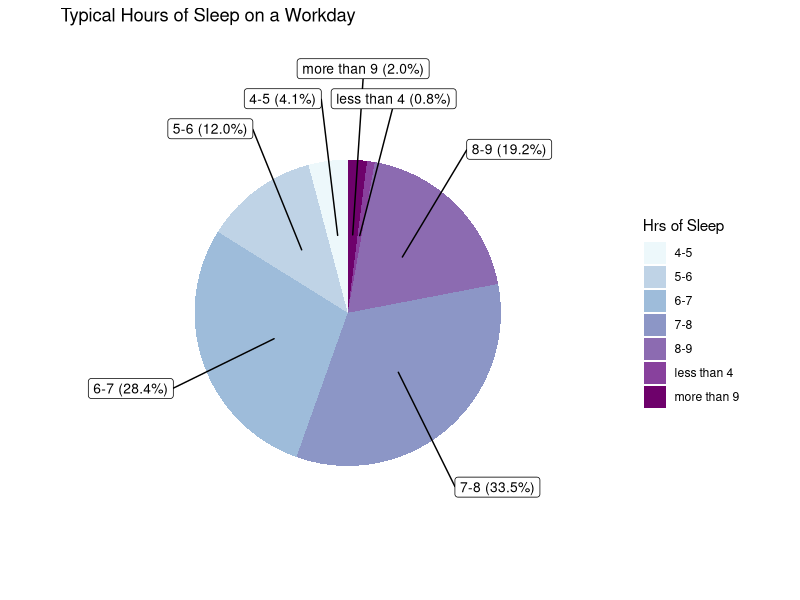

R code for this plot:
performance <- read.csv("data/workplace_sleep.csv",
  header = TRUE,
  stringsAsFactors = FALSE
)
pain <- read.csv("data/sleep_and_pain.csv",
  header = TRUE,
  stringsAsFactors = FALSE
)

library("dplyr")
library("ggplot2")
library(scales)
library(ggrepel)

# Gets the graphing function and calls it based on the given input
# ______________________________________________________________________
get_graph <- function(input) {
  # input options
  options <- c(
    "income", "caffine", "quality", "driving",
    "education", "stress", "motivation", "physical",
    "mental", "sex"
  )
  # gets index of input option given
  index <- match(input, options)
  # array of grapher functions in order with the options array
  graphs <- c(
    graph_income, graph_caffine, graph_quality,
    graph_driving, graph_education, graph_stress,
    graph_motivation, graph_physical, graph_mental,
    graph_sex
  )
  # calls grapher function and renders the graph
  graphs[[index]]()
}

# Translates columns of #s into corresponding strings from the multiple
# choice questions for example, 1 -> "Very happy"
# ______________________________________________________________________
translate <- function(col, level_col) {
  for (i in seq(1, length(col))) {
    col[i] <- level_col[as.numeric(col[i])]
  }
  return(col)
}

# Function that filters the performance data for graphs
# ______________________________________________________________________
filter_data1 <- function(col, value) {
  df <- performance %>%
    filter(q7h <= 9, q7h >= 5, performance[, col] <= value) %>%
    select(q7h, col)

  df$hrs <- sapply(df$q7h, toString)
  df$fill <- sapply(df[, col], toString)

  return(df)
}
# Function that filters the pain data for graphs
# ______________________________________________________________________
filter_data2 <- function(col, value) {
  df <- pain %>%
    filter(
      Q6_HoursB <= 9, Q6_HoursB >= 5, pain[, col] <= value,
      pain[, col] >= 1
    ) %>%
    select(Q6_HoursB, col)

  df$hrs <- sapply(df$Q6_HoursB, toString)
  df$fill <- sapply(df[, col], toString)

  return(df)
}

# Function that graphs two categorical variables based on given information
# ______________________________________________________________________
graph_two_categoricals <- function(x, fill, fill_level,
                                   title, fill_label, color, order) {
  fill <- translate(fill, fill_level)
  x_level <- c(
    "1", "2", "3", "4", "5", "6", "7",
    "8", "9", "10", "11"
  )

  df <- data.frame(x, fill)

  ggplot(df, aes(
    factor(x, level = x_level),
    ..count..
  )) +
    geom_bar(aes(
      fill = factor(fill,
        level = order
      )
    ), position = "fill") +
    labs(
      title = title,
      x = "Hours of Sleep",
      y = "Percent of People"
    ) +
    guides(fill = guide_legend(title = fill_label)) +
    scale_fill_brewer(palette = color, direction = -1)
}

# Graph of education levels vs hours of sleep
# ______________________________________________________________________
graph_education <- function() {
  # filter the data
  education <- filter_data1("d6", 7)

  # specify each corresponding option with the multiple
  # choice number given
  level <- c(
    "8th grade or less", "Some high school",
    "Graduated high school", "Vocational/Tech school",
    "Some college", "Graduated college", "Advanced degree"
  )

  # specify order of data when displaying
  order <- c(
    "Advanced degree", "Graduated college",
    "Some college", "Vocational/Tech school",
    "Graduated high school", "Some high school", "8th grade or less"
  )

  # graph the two variables
  graph_two_categoricals(
    education$hrs,
    education$fill,
    level,
    "Typical Workday Hours of Sleep vs Highest Education",
    "Highest Education",
    "GnBu",
    order
  )
}

# Graph of caffeine intake vs hours of sleep
# ______________________________________________________________________
graph_caffine <- function() {
  caffine <- filter_data1("q29", 5)

  caffine$fill <- sapply(as.numeric(caffine$q29) + 1, toString)

  level <- c(
    "0", "1", "2", "3", "4", "5"
  )

  order <- c("5", "4", "3", "2", "1", "0")

  graph_two_categoricals(
    caffine$hrs,
    caffine$fill,
    level,
    "Typical Workday Hours of Sleep vs Caffeinated Beverages",
    "Typical Caffeinated Beverages
Consumed Daily",
    "YlOrBr",
    order
  )
}

# Hours of sleep vs income
# ______________________________________________________________________
graph_income <- function() {
  income <- filter_data1("d8", 7)

  level <- c(
    "Under $15,000", "$15,000 - $25,000",
    "$25,001 - $35,000", "$35,001 - $50,000",
    "$50,001 - $75,000", "$75,001 - $100,000",
    "More than $100,000"
  )
  order <- c(
    "More than $100,000", "$75,001 - $100,000",
    "$50,001 - $75,000", "$35,001 - $50,000",
    "$25,001 - $35,000", "$15,000 - $25,000",
    "Under $15,000"
  )
  graph_two_categoricals(
    income$hrs,
    income$fill,
    level,
    "Typical Workday Hours of Sleep vs Income",
    "Income Range",
    "YlGn",
    order
  )
}

# graph of employment status vs average hrs of sleep
# ______________________________________________________________________
graph_quality <- function() {
  quality <- filter_data2("Q1_B", 5)

  level <- c("Excellent", "Very Good ", "Good", "Fair", "Poor")

  graph_two_categoricals(
    quality$hrs, quality$fill,
    level,
    "Typical Workday Hours of Sleep vs Quality of Life",
    "Quality of Life",
    "RdPu",
    level
  )
}

# graph of falling asleep while driving
# ______________________________________________________________________
graph_driving <- function() {
  # filter data
  driving <- performance %>%
    select(q35) %>%
    filter(q35 <= 2)

  level <- c("Yes", "No")
  driving$q35 <- translate(driving$q35, level)
  # add labels and percentages columns
  driving <- driving %>%
    group_by(q35) %>%
    count() %>%
    ungroup() %>%
    mutate(per = `n` / sum(`n`)) %>%
    mutate(
      label = paste0(
        q35, " (",
        scales::percent(per), ")"
      )
    )
  # make stacked bar graph
  ggplot(driving, aes(x = "", y = per, fill = q35), position = "fill") +
    geom_col() +
    labs(
      title = "Proportion of People Dozing off while driving even
for a brief moment",
      x = "", y = "Percent of People"
    ) +
    guides(fill = guide_legend(title = "Have You Dozed off Driving?
Even for a Brief Moment?")) +
    geom_text(aes(label = label), vjust = 6)
}


# Hours of sleep frequency Pie chart
# ______________________________________________________________________

# function that sums specified columns
take_sum <- function(col) {
  sum(hours_of_sleep_freq[col, "freq"])
}

# filter the data
hours_of_sleep_freq <- performance %>%
  select(q7h) %>%
  filter(q7h <= 11) %>%
  group_by(q7h) %>%
  summarize(
    freq = length(q7h)
  )

# put it into intervals
intervaled_freq <- c(
  take_sum(c(9, 10, 11)), take_sum(c(1, 2, 3)), take_sum(8),
  take_sum(7), take_sum(6), take_sum(5), take_sum(4)
)

# levels (survey answers)
ranges <- c(
  "more than 9", "less than 4", "8-9", "7-8", "6-7",
  "5-6", "4-5"
)

# array for specifying what index to start on in
# for loop
counts <- c(
  0, intervaled_freq[1], sum(intervaled_freq[1:2]),
  sum(intervaled_freq[1:3]), sum(intervaled_freq[1:4]),
  sum(intervaled_freq[1:5]), sum(intervaled_freq[1:6])
)

# array to fill
sleep_ranges_initial <- c(1:sum(intervaled_freq))

# translates the numbers that represent the multiple
# choice answer into the text answer
for (i in seq(1, length(intervaled_freq))) {
  for (j in seq(1, intervaled_freq[i])) {
    sleep_ranges_initial[j + counts[i]] <- ranges[i]
  }
}

sleep_ranges <- data.frame(ranges = sleep_ranges_initial)

# add label and freq columns
sleep_ranges <- sleep_ranges %>%
  group_by(ranges) %>%
  count() %>%
  ungroup() %>%
  mutate(per = `n` / sum(`n`)) %>%
  arrange(desc(ranges)) %>%
  mutate(
    label = paste0(
      ranges, " (",
      scales::percent(per), ")"
    )
  )

# create a pie chart
sleep_freq_pie <- ggplot(data = sleep_ranges) +
  geom_bar(aes(x = "", y = per, fill = ranges),
    stat = "identity", width = 1
  ) +
  coord_polar("y", start = 0) +
  theme_void() +
  geom_label_repel(aes(
    x = 1,
    y = cumsum(per) - per / 2,
    label = label
  ),
  size = 3.5,
  show.legend = F,
  nudge_x = 1
  ) +
  guides(fill = guide_legend(title = "Hrs of Sleep")) +
  labs(title = "Typical Hours of Sleep on a Workday") +
  scale_fill_brewer(palette = "BuPu")

# make graph of hrs of sleep vs stress levels
# ______________________________________________________________________
graph_stress <- function() {
  stress <- filter_data2("Q13_b", 5)

  level <- c("None", "Mild", "Moderate", "Severe", "Very Severe")
  order <- c("Very Severe", "Severe", "Moderate", "Mild", "None")

  graph_two_categoricals(
    stress$hrs, stress$fill,
    level,
    "Typical Workday Hours of Sleep vs Stress",
    "Typical Stress Level",
    "OrRd",
    order
  )
}

# make graph for hrs of sleep vs motivation for sleep
# ______________________________________________________________________
graph_motivation <- function() {
  motivation <- filter_data2("Q16", 5)

  level <- c(
    "Extremely motivated", "Very motivated",
    "Somewhat motivated", "Not that motivated",
    "Not motivated at all"
  )

  graph_two_categoricals(
    motivation$hrs, motivation$fill,
    level,
    "Typical Workday Hours of Sleep vs Motivation for Sleep",
    "Typical Motivation to get Sleep",
    "BuPu",
    level
  )
}

# make graph for hrs of sleep vs physical health
# ______________________________________________________________________
graph_physical <- function() {
  physical <- filter_data2("Q1_C", 5)

  level <- c("Excellent", "Very Good ", "Good", "Fair", "Poor")

  graph_two_categoricals(
    physical$hrs, physical$fill,
    level,
    "Typical Workday Hours of Sleep vs Physical Health",
    "Physical Health",
    "RdPu",
    level
  )
}

# make graph for hrs of sleep vs mental heatlh
# ______________________________________________________________________
graph_mental <- function() {
  mental <- filter_data2("Q1_D", 5)

  level <- c("Excellent", "Very Good ", "Good", "Fair", "Poor")

  graph_two_categoricals(
    mental$hrs, mental$fill,
    level,
    "Typical Workday Hours of Sleep vs Mental Health",
    "Mental Health",
    "Greens",
    level
  )
}

# make graph for percentages of people who say lack of sleep
# effects their sex life
# ______________________________________________________________________
graph_sex <- function() {
  sex <- filter_data1("q47", 2) %>%
    select(fill)

  level <- c("Yes", "No")
  sex$fill <- translate(sex$fill, level)

  sex <- sex %>%
    group_by(fill) %>%
    count() %>%
    ungroup() %>%
    mutate(per = `n` / sum(`n`)) %>%
    mutate(
      label = paste0(
        fill, " (",
        scales::percent(per), ")"
      )
    )

  ggplot(sex, aes(x = "", y = per, fill = fill), position = "fill") +
    geom_col() +
    labs(
      title = "Proportion of People in Which Lack of Sleep
Effects their Sexual Relationship",
      x = "", y = "Percent of People"
    ) +
    guides(fill = guide_legend(title = "Has your sexual relationship been
affected by lack of sleep?")) +
    geom_text(aes(label = label), vjust = 4)
}


# Interesting stats
# ______________________________________________________________________

# chance of making more than 75,000 on 5 and 7
# hours of sleep on workdays

# get columns for income and hrs of sleep from data
hrs_income <- performance %>%
  select(d8, q7h)
# calculate the number of people that make over 75k
high_pay <- hrs_income %>%
  filter(d8 >= 6) %>%
  summarize(
    total = length(d8)
  ) %>%
  pull(total)
# calculate the chance of making over 75k with 7hrs of sleep
chance_7 <- hrs_income %>% # 35% chance
  filter(d8 >= 6, q7h == 7) %>%
  summarize(
    chance = length(d8) / high_pay
  )
# calculate the chance of making over 75k with 5 hrs of sleep
chance_5 <- hrs_income %>% # 11% chance
  filter(d8 >= 6, q7h == 5) %>%
  summarize(
    chance = length(d8) / high_pay
  )

# calculate the difference between 5 and 7 chances
diff_5_to_7 <- chance_7 - chance_5 # 24% difference with 2 more hrs of sleep

# Get the percent of people that get less than 8 hrs of sleep (79%)
percent_less_than_8 <- sum(
  intervaled_freq[4:7],
  intervaled_freq[2]
) / sum(intervaled_freq)

# get number of hours of sleep most people who went to college get
# (7hrs)
df <- filter_data1("d6", 7) %>%
  select(d6, q7h) %>%
  filter(d6 > 4) %>%
  group_by(q7h) %>%
  summarize(
    freq = length(q7h)
  ) %>%
  filter(freq == max(freq)) %>%
  pull(q7h)

# get number of hours of sleep most people who didnt go to college get
# (6hrs)
df <- filter_data1("d6", 7) %>%
  select(d6, q7h) %>%
  filter(d6 < 4) %>%
  group_by(q7h) %>%
  summarize(
    freq = length(q7h)
  ) %>%
  filter(freq == max(freq)) %>%
  pull(q7h)
